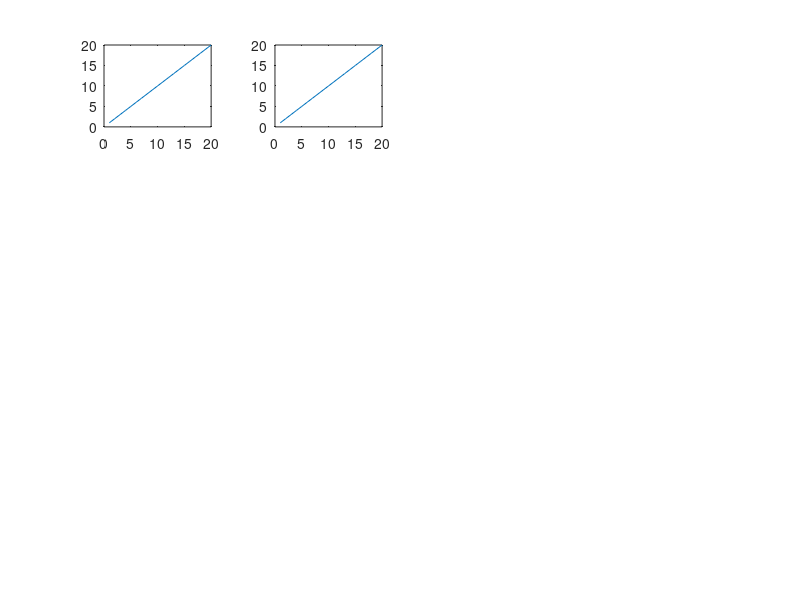

Here is the MATLAB script that generated this plot: (Note: this script raises an error after producing the figure.)
figure;
subplot(4,4,1);
plot(1:20, 1:20);
subplot(4,4,2);
plot(1:20, 1:20);

subplot(4,4,1);
plotDTI(DT_30(:,:,[42],[38],35),0.002);
subplot(4,4,2);
plotDTI(DT_rot_lest_posB(:,:,[42],[38],35),0.002);
subplot(4,4,3);
plotDTI(DT_rot_lest_corr_bx_posB(:,:,[42],[38],35),0.002);
subplot(4,4,4);
plotDTI((DT_rot_lest_corr_bx_posB(:,:,[42],[38],35) - DT_rot_lest_posB(:,:,[42],[38],35)),0.002);
subplot(4,4,7);
plotDTI(DT_rot_lest_corr_posB(:,:,[42],[38],35),0.002);
subplot(4,4,8);
plotDTI((DT_rot_lest_corr_posB(:,:,[42],[38],35) - DT_rot_lest_posB(:,:,[42],[38],35)),0.002);

subplot(4,4,9);
plotDTI(DT_45(:,:,[42],[38],35),0.002);
subplot(4,4,10);
plotDTI(DT_rot45_lest_posB(:,:,[42],[38],35),0.002);
subplot(4,4,11);
plotDTI(DT_rot45_lest_corr_bx_posB(:,:,[42],[38],35),0.002);
subplot(4,4,12);
plotDTI((DT_rot45_lest_corr_bx_posB(:,:,[42],[38],35) - DT_rot45_lest_posB(:,:,[42],[38],35)),0.002);
subplot(4,4,15);
plotDTI(DT_rot45_lest_corr_posB(:,:,[42],[38],35),0.002);
subplot(4,4,16);
plotDTI((DT_rot45_lest_corr_posB(:,:,[42],[38],35) - DT_rot45_lest_posB(:,:,[42],[38],35)),0.002);

